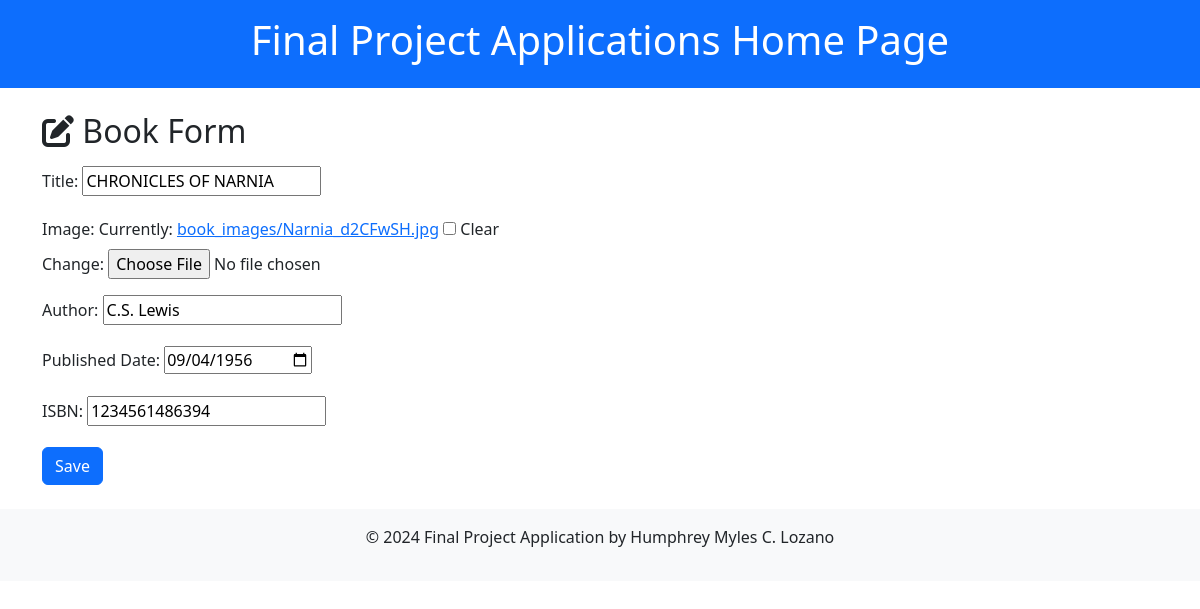
Screenshot of /books/book/3/edit/ with the database file from the repository.
### librarymanager/models.py (models this page shows, shortened)
class Book(models.Model):
    title = models.CharField(max_length=200)
    image = models.ImageField(upload_to='book_images/', blank=True, null=True)
    author = models.CharField(max_length=100)
    published_date = models.DateField()
    ISBN = models.CharField(max_length=13, unique=True)

### librarymanager/views.py (the view)
# urls.py: path('book/<int:pk>/edit/', views.book_update, name='book_update'),
def book_update(request, pk):
    book = get_object_or_404(Book, pk=pk)
    if request.method == 'POST':
        form = BookForm(request.POST, request.FILES, instance=book)
        if form.is_valid():
            if 'image' in request.FILES or 'image-clear' in request.POST:
                if book.image:
                    if os.path.isfile(book.image.path):
                        os.remove(book.image.path)
            form.save()
            return redirect('book_list')
    else:
        form = BookForm(instance=book)
    return render(request, 'library_manager/book_form.html', {'form': form})

### librarymanager/forms.py
class BookForm(forms.ModelForm):
    class Meta:
        model = Book
        fields = ['title', 'image', 'author', 'published_date', 'ISBN']
        widgets = {
            'published_date': forms.DateInput(attrs={'type': 'date'}),
        }

### librarymanager/templates/library_manager/book_form.html (shortened to what this page needs)
{% extends 'layout.html' %}
{% block content %}
  <h2 class="mb-3"><i class="fa-solid fa-pen-to-square"></i> Book Form</h2>
  <form method="post" enctype="multipart/form-data">
    <div class="mb-3">
      <label for="id_title" class="form-label">Title:</label>
      {{ form.title }}
    </div>
    <div class="mb-3">
      <label for="id_image" class="form-label">Image:</label>
      {{ form.image }}
    </div>
    <div class="mb-3">
      <label for="id_author" class="form-label">Author:</label>
      {{ form.author }}
    </div>
    <div class="mb-3">
      <label for="id_published_date" class="form-label">Published Date:</label>
      {{ form.published_date }}
    </div>
    <div class="mb-3">
      <label for="id_ISBN" class="form-label">ISBN:</label>
      {{ form.ISBN }}
    </div>
    <button type="submit" class="btn btn-primary">Save</button>
  </form>
{% endblock %}

### rows the page displays
Book: title "CHRONICLES OF NARNIA", author "C.S. Lewis", published_date "09/04/1956", ISBN "1234561486394"
